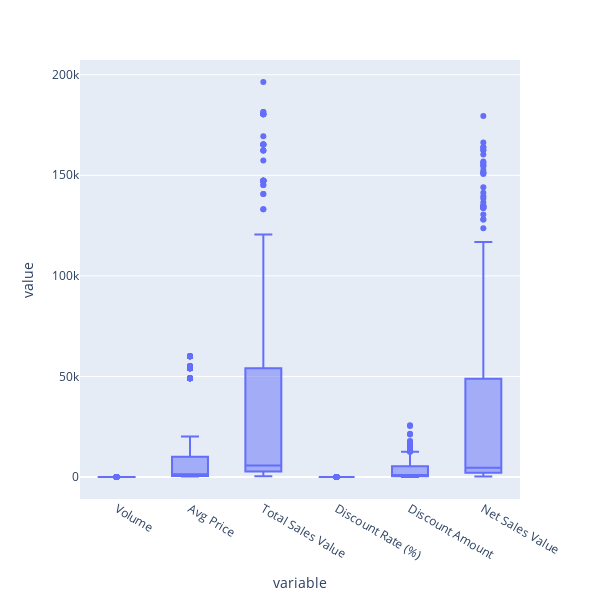

Notebook code for this chart:
### Code cell
import plotly.express as px
ax=px.box(df_num,width=600,height=600)
ax.show()

### Figure 1 — Plotly figure (JSON) as saved in the notebook; plotly's stock layout.template omitted (floating-point values rounded to 4 significant figures; data arrays with more than 128 entries replaced by an {"elided": "..."} marker saying what was removed)
{"data": [{"alignmentgroup": "True", "hovertemplate": "variable=%{x}<br>value=%{y}<extra></extra>", "legendgroup": "", "marker": {"color": "#636efa"}, "name": "", "notched": false, "offsetgroup": "", "orientation": "v", "showlegend": false, "type": "box", "x": {"elided": "2700 str values"}, "x0": " ", "xaxis": "x", "y": {"elided": "2700 float values"}, "y0": " ", "yaxis": "y"}], "layout": {"boxmode": "group", "height": 600, "legend": {"tracegroupgap": 0}, "margin": {"t": 60}, "width": 600, "xaxis": {"anchor": "y", "autorange": true, "domain": [0, 1], "range": [-0.5, 5.5], "title": {"text": "variable"}, "type": "category"}, "yaxis": {"anchor": "x", "autorange": true, "domain": [0, 1], "range": [-10910.0, 207300.0], "title": {"text": "value"}, "type": "linear"}}}
